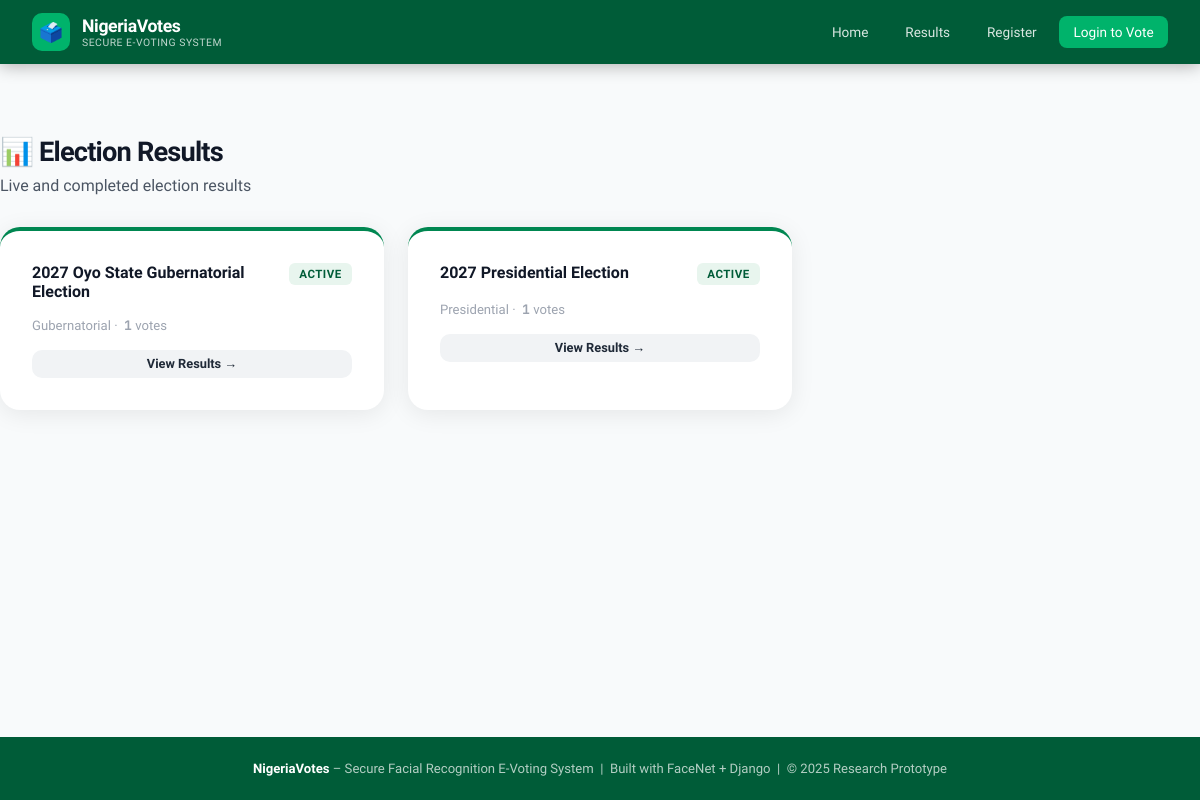
The app's page /results/ with its own data.
### voting/models.py (models this page shows, shortened)
class Election(models.Model):
    ELECTION_TYPES = [
        ('presidential', 'Presidential'),
        ('gubernatorial', 'Gubernatorial'),
        ('senate', 'Senate'),
        ('house', 'House of Representatives'),
        ('state_assembly', 'State House of Assembly'),
        ('local', 'Local Government'),
    ]
    STATUS_CHOICES = [
        ('upcoming', 'Upcoming'),
        ('active', 'Active'),
        ('completed', 'Completed'),
        ('cancelled', 'Cancelled'),
    ]
    id = models.UUIDField(primary_key=True, default=uuid.uuid4, editable=False)
    title = models.CharField(max_length=300)
    election_type = models.CharField(max_length=20, choices=ELECTION_TYPES)
    description = models.TextField(blank=True)
    start_date = models.DateTimeField()
    end_date = models.DateTimeField()
    status = models.CharField(max_length=10, choices=STATUS_CHOICES, default='upcoming')
    created_by = models.ForeignKey(User, on_delete=models.SET_NULL, null=True)
    created_at = models.DateTimeField(default=timezone.now)
    class Meta:
        db_table = 'elections'
        ordering = ['-start_date']
    @property
    def total_votes(self):
        return self.votes.count()

### voting/views.py (the view)
# urls.py: path('results/', views.results_list, name='results_list'),
def results_list(request):
    elections = Election.objects.filter(status__in=['active', 'completed'])
    return render(request, 'voting/results_list.html', {'elections': elections})

### voting/security.py (called while the page is built)
    def __call__(self, request):
        response = self.get_response(request)
        response['X-Content-Type-Options'] = 'nosniff'
        response['X-Frame-Options'] = 'DENY'
        response['X-XSS-Protection'] = '1; mode=block'
        response['Referrer-Policy'] = 'strict-origin-when-cross-origin'
        response['Permissions-Policy'] = 'camera=(self), microphone=(), geolocation=()'
        return response

### templates/voting/results_list.html (shortened to what this page needs)
{% extends "voting/base.html" %}
{% block content %}
<div class="container section">
    <h1 style="font-size:1.7rem;font-weight:800;letter-spacing:-.03em;margin-bottom:.5rem;">📊 Election Results</h1>
    <p style="color:var(--gray-600);margin-bottom:2rem;">Live and completed election results</p>
    {% if elections %}
    <div style="display:grid;grid-template-columns:repeat(auto-fill,minmax(300px,1fr));gap:1.5rem;">
        {% for election in elections %}
        <div class="card" style="border-top:4px solid {% if election.status == 'active' %}var(--green){% else %}var(--gray-300){% endif %};">
            <div style="display:flex;justify-content:space-between;align-items:flex-start;margin-bottom:1rem;">
                <h3 style="font-size:1rem;font-weight:700;">{{ election.title }}</h3>
                <span class="badge badge-{% if election.status == 'active' %}success{% else %}gray{% endif %}">
                    {{ election.get_status_display }}
                </span>
            </div>
            <p style="font-size:.82rem;color:var(--gray-400);margin-bottom:1rem;">
                {{ election.get_election_type_display }}&nbsp;·&nbsp;
                <strong style="font-family:var(--mono);">{{ election.total_votes }}</strong> votes
            </p>
            <a href="/results/{{ election.id }}/" class="btn btn-secondary btn-sm" style="width:100%;justify-content:center;">View Results →</a>
        </div>
        {% endfor %}
    </div>
    {% else %}
    <div class="card" style="text-align:center;padding:4rem;">
        <div style="font-size:3rem;margin-bottom:1rem;">📋</div>
        <h3>No Results Yet</h3>
        <p style="color:var(--gray-600);">Check back when elections are active or completed.</p>
    </div>
    {% endif %}
</div>
{% endblock %}

### templates/voting/base.html (style rules this page uses)
:root { --green: #008751; --green-dark: #005c38; --green-light: #00b36b; --green-muted: #e8f5ee; --white: #ffffff; --gray-50: #f8fafb; --gray-100: #f1f3f5; --gray-200: #e9ecef; --gray-400: #9ca3af; --gray-600: #4b5563; --gray-800: #1f2937; --gray-900: #111827; --red: #dc2626; --amber: #d97706; --blue: #1d4ed8; --font: 'Sora', sans-serif; --mono: 'JetBrains Mono', monospace; --radius: 12px; --radius-lg: 20px; --shadow: 0 4px 24px rgba(0,0,0,.08); --shadow-lg: 0 12px 48px rgba(0,0,0,.14); }
*, *::before, *::after { box-sizing: border-box; margin: 0; padding: 0; }
body { font-family: var(--font); background: var(--gray-50); color: var(--gray-900); min-height: 100vh; display: flex; flex-direction: column; }
.card { background: white; border-radius: var(--radius-lg); box-shadow: var(--shadow); padding: 2rem; }
.btn { display: inline-flex; align-items: center; gap: .5rem; padding: .75rem 1.5rem; border-radius: 10px; font-family: var(--font); font-size: .9rem; font-weight: 600; border: none; cursor: pointer; text-decoration: none; transition: all .2s; }
.btn-secondary { background: var(--gray-100); color: var(--gray-800); }
.btn-sm { padding: .4rem .9rem; font-size: .8rem; }
.badge { display: inline-block; padding: .25rem .65rem; border-radius: 6px; font-size: .72rem; font-weight: 600; text-transform: uppercase; letter-spacing: .04em; }
.badge-success { background: var(--green-muted); color: var(--green-dark); }
.container { max-width: 1200px; margin: 0 auto; padding: 0 1.5rem; }
.section { padding: 3rem 0; }

### records on screen
Election: title "2027 Oyo State Gubernatorial Election", status "ACTIVE", election_type "Gubernatorial", total_votes "1"
Election: title "2027 Presidential Election", status "ACTIVE", election_type "Presidential", total_votes "1"
